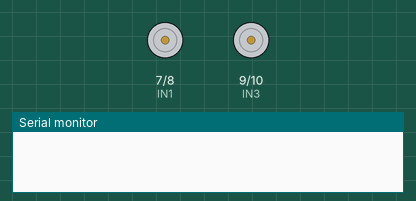
This sketch was run on a simulated Arduino Uno, built with avr-gcc and run on an emulated ATmega328P. Shown: motor-driver pin pairs drawn as motors (green arrow = first pin HIGH = forward, orange = second pin HIGH = backward, longer = more drive, scaled by the enable pin), the last lines printed to the serial monitor.

Above: at 0.1 s.
At 10.06 s:
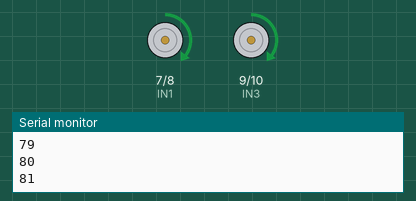
At 19.97 s:
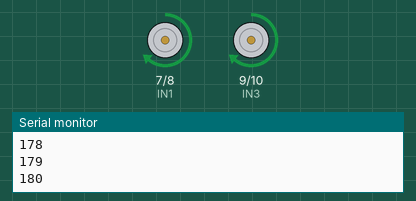
At 39.93 s:
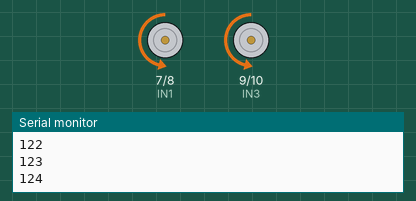
Timing chart, 0 to 40.0 s (numbered marks = the images above):
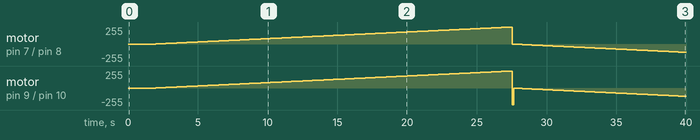

Measured:
- by itself, motor on pin 7 (IN1) / pin 8 (IN2): rises from stopped to forward 255/255 in 25.4 s, then falls to backward 125/255 in 12.5 s
- by itself, motor on pin 9 (IN3) / pin 10 (IN4): stopped → forward 1/255 at 2.0 s, → forward 2/255 0.10 s later, → forward 3/255 0.10 s later, → forward 4/255 0.10 s later, … (380 changes in this stretch)

The sketch:

L298n_test.ino
```cpp
// left motor pins
#define ENA 6
#define IN1 7
#define IN2 8

// right motor pins
#define IN3 9
#define IN4 10
#define ENB 11

void setup() {
  // set up serial port
  Serial.begin(9600);

  // set all the motor pins OUTPUT mode
  pinMode(ENA, OUTPUT);
  pinMode(IN1, OUTPUT);
  pinMode(IN2, OUTPUT);
  pinMode(ENB, OUTPUT);
  pinMode(IN3, OUTPUT);
  pinMode(IN4, OUTPUT);

  // wait 2 seconds after power up
  delay(2000);

  // set motors to move forward
  digitalWrite(IN1, HIGH);
  digitalWrite(IN2, LOW);
  digitalWrite(IN3, HIGH);
  digitalWrite(IN4, LOW);

  for (int pwm = 1; pwm <= 255; pwm++) {
    Serial.println(pwm);
    analogWrite(ENA, pwm);
    analogWrite(ENB, pwm);
    delay(100);
  }

  // set motors to move backward
  digitalWrite(IN1, LOW);
  digitalWrite(IN2, HIGH);
  digitalWrite(IN3, LOW);
  digitalWrite(IN4, HIGH);

  for (int pwm = 1; pwm <= 255; pwm++) {
    Serial.println(pwm);
    analogWrite(ENA, pwm);
    analogWrite(ENB, pwm);
    delay(100);
  }

  // stop motors
  digitalWrite(IN1, LOW);
  digitalWrite(IN2, LOW);
  digitalWrite(IN3, LOW);
  digitalWrite(IN4, LOW);
}

void loop() {
  // nothing to do here
}
```
